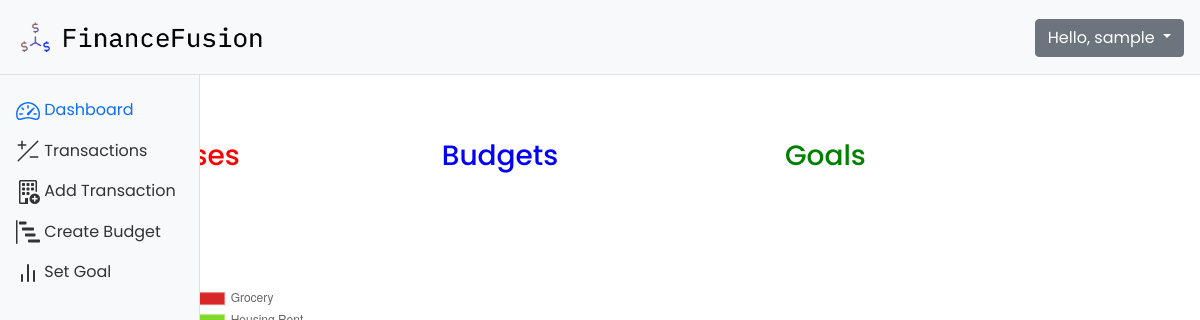
Before: /dashboard/ (signed in) with the older database file.
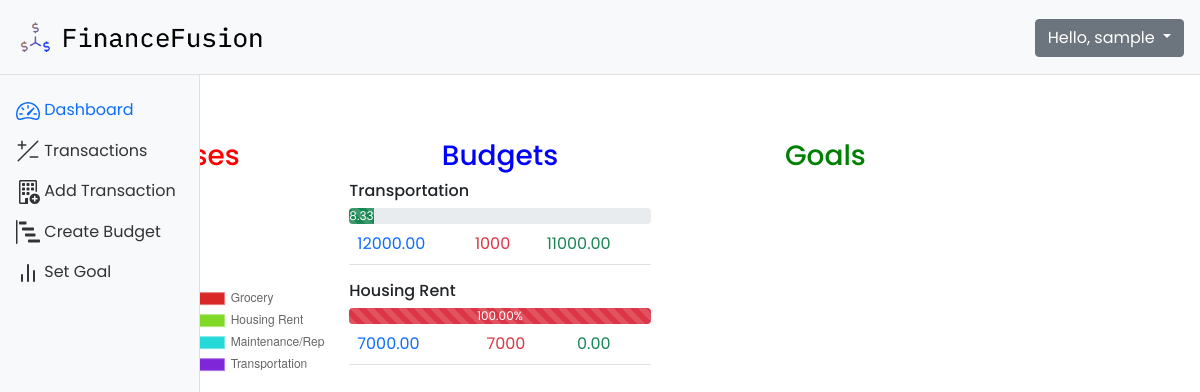
After: the same page with the newer database file.
### financeFusion/models.py (models this page shows, shortened)
class Category(models.Model):
    name = models.CharField(max_length=50)
    description = models.CharField(max_length=255, blank=True)

class Budget(models.Model):
    user = models.ForeignKey(User, on_delete=models.CASCADE, blank=True, null=True)
    name = models.CharField(max_length=50)
    description = models.CharField(max_length=255, blank=True)
    category = models.ForeignKey(Category, on_delete=models.CASCADE, blank=True, null=True)
    amount = models.DecimalField(max_digits=10, decimal_places=2, validators=[MinValueValidator(0)])
    start_date = models.DateField()
    end_date = models.DateField(blank=True, null=True)

### financeFusion/views.py (the view, shortened to what this page needs)
# urls.py: path('dashboard/', views.dashboard,name='dashboard'),
@login_required
def dashboard(request):
    current_date = date.today()
    results = models.Budget.objects.filter(
    Q(end_date__gte=current_date)
    )
    dic ={}
    data=[]
    for result in results:
        expenses = models.Transaction.objects.filter(Q(date__gte=result.start_date) & Q(date__lte=result.end_date),
                                                    user= request.user,
                                                    transaction_type='EXPENSE',
                                                    category=result.category,
                                                    ).values('category__name').annotate(total_amount=Sum('amount'))
        if expenses:
            dic = {}
            dic['category'] = result.category.name
            dic['budget'] = result.amount
            dic['expense'] = expenses[0]['total_amount']
            dic['expense_percentage'] = round((expenses[0]['total_amount'] / result.amount) * 100, 2)
            dic['amount_left'] = result.amount - expenses[0]['total_amount']
            data.append(dic)
    dash_active = active
    dash_active['dashboard'] = 1
    context = {'dash_active':dash_active, 'data':data}
    return render(request, 'dashboard.html',context)

### financeFusion/info_processor.py (called while the page is built)
def user_info(request):
    if request.user.is_authenticated:
        return {
            'user_name': request.user.username,
        }
    return {}

### templates/dashboard.html (shortened to what this page needs)
{%extends "base.html"%}
{%block main%}
<nav aria-label="breadcrumb">
  <ol class="breadcrumb">
      <li class="breadcrumb-item">
          <a href="/" class="text-decoration-none">
          </a>
      </li>
      <li class="breadcrumb-item active">
      </li>
  </ol>
</nav>
<div class="row g-4">
  <div class="col-lg-4 col-md-6">
    <div>
      <h3 style="color: red; text-align: center;">Expenses</h3>
    </div>
  </div>
  <div class="col-lg-4 col-md-6">
    <div>
      <h3 style="color: blue; text-align: center;">Budgets</h3>
    </div>
    {%for item in data%}
    <h6>{{item.category}}</h6>
    {%if item.expense_percentage < 60 %}
    <div class="progress">
      <div class="progress-bar progress-bar-striped bg-success" role="progressbar" style="width: {{item.expense_percentage}}%" aria-valuenow="{{item.expense_percentage}}" aria-valuemin="0" aria-valuemax="100">{{item.expense_percentage}}%</div>
    </div>
    {%elif item.expense_percentage < 90 %}
    <div class="progress">
      <div class="progress-bar progress-bar-striped bg-info" role="progressbar" style="width: {{item.expense_percentage}}%" aria-valuenow="{{item.expense_percentage}}" aria-valuemin="0" aria-valuemax="100">{{item.expense_percentage}}%</div>
    </div>
    {%elif item.expense_percentage < 99 %}
    <div class="progress">
      <div class="progress-bar progress-bar-striped bg-warning" role="progressbar" style="width: {{item.expense_percentage}}%" aria-valuenow="{{item.expense_percentage}}" aria-valuemin="0" aria-valuemax="100">{{item.expense_percentage}}%</div>
    </div>
    {%else%}
    <div class="progress">
      <div class="progress-bar progress-bar-striped bg-danger" role="progressbar" style="width: {{item.expense_percentage}}%" aria-valuenow="{{item.expense_percentage}}" aria-valuemin="0" aria-valuemax="100">{{item.expense_percentage}}%</div>
    </div>
    {%endif%}
    <table class="table">
      <tr>
        <td class= "text-primary">{{item.budget}}</td><td class= "text-danger">{{item.expense}}</td><td class= "text-success">{{item.amount_left}}</td>
      </tr>
    </table>
    {%endfor%}
  </div>
  <div class="col-lg-4 col-md-12">
    <div>
      <h3 style="color: green; text-align: center;">Goals</h3>
    </div>
</div>
{%endblock main%}

### templates/base.html (shortened to what this page needs)
<!DOCTYPE html>
{% load static %}
<html lang="en">
<head>
  <link rel="stylesheet" href="https://stackpath.bootstrapcdn.com/bootstrap/5.0.0-alpha1/css/bootstrap.min.css"
>
  <link rel="stylesheet" href="https://cdn.jsdelivr.net/chartist.js/latest/chartist.min.css">
</head>
<body>
  <nav class="navbar navbar-light bg-light p-3">
    <div class="d-flex col-12 col-md-3 col-lg-2 mb-2 mb-lg-0 flex-wrap flex-md-nowrap justify-content-between">
      <a class="navbar-brand" href="#">
        <img src="{% static 'images/logo.png'%}" width="250" height="auto">
      </a>
    </div>
    <div class="col-12 col-md-5 col-lg-8 d-flex align-items-center justify-content-md-end mt-3 mt-md-0">
      <div class="dropdown">
        <button class="btn btn-secondary dropdown-toggle" type="button" id="dropdownMenuButton" data-toggle="dropdown"
          aria-expanded="false">
          Hello, {{user_name}}
        </button>
      </div>
    </div>
  </nav>
  <div class="container-fluid">
    <div class="row">
      <nav id="sidebar" class="col-md-3 col-lg-2 d-md-block bg-light sidebar collapse">
        <div class="position-sticky">
          <ul class="nav flex-column">
            <li class="nav-item">
              <a class="nav-link {%if dash_active.dashboard %}active{%endif%}" aria-current="page" href="/dashboard/">
                <span class="ml-2">Dashboard</span>
              </a>
            </li>
            <li class="nav-item">
              <a class="nav-link {%if transactions_active.transaction %}active{%endif%}" href="/recent-transactions/">
                <span class="ml-2">Transactions</span>
              </a>
            </li>
            <li class="nav-item">
              <a class="nav-link {%if add_transaction_active.add_transaction %}active{%endif%}" href="/add-transaction/">
                <span class="ml-2">Add Transaction</span>
              </a>
            </li>
            <li class="nav-item">
              <a class="nav-link {%if budget_active.budget %}active{%endif%}" href="/create-budget/">
                <span class="ml-2">Create Budget</span>
              </a>
            </li>
            <li class="nav-item">
              <a class="nav-link {%if goal_active.goal %}active{%endif%}" href="/set-goal/">
                <span class="ml-2">Set Goal</span>
              </a>
            </li>
        </div>
      </nav>
      <main class="col-md-9 ml-sm-auto col-lg-10 px-md-4 py-4">
        {%block main%}
        {%endblock main%}
      </main>
    </div>
  </div>
</body>
</html>

### templates/base.html (style rules this page uses)
body { font-family: "Poppins", "Sans-serif"; }
.nav-item { transition: transform 0.3s ease-in-out; }
.sidebar { position: fixed; top: 0; bottom: 0; left: 0; z-index: 100; padding: 90px 0 0; box-shadow: inset -1px 0 0 rgba(0, 0, 0, .1); z-index: 99; }
.navbar { box-shadow: inset 0 -1px 0 rgba(0, 0, 0, .1); }
@media (min-width: 767.98px) { .navbar { top: 0; position: sticky; z-index: 999; } }
.sidebar .nav-link { color: #333; }
.sidebar .nav-link.active { color: #0d6efd; }

Changed rows visible on the page:
now on this page (row unchanged): Category: category "Transportation"
added Budget: budget "12000.00"
now on this page (row unchanged): Category: category "Housing Rent"
added Budget: budget "7000.00"
Other visible differences:
new list line: "8.33 1000 11000.00"
new list line: "100.00 % 7000 0.00"
